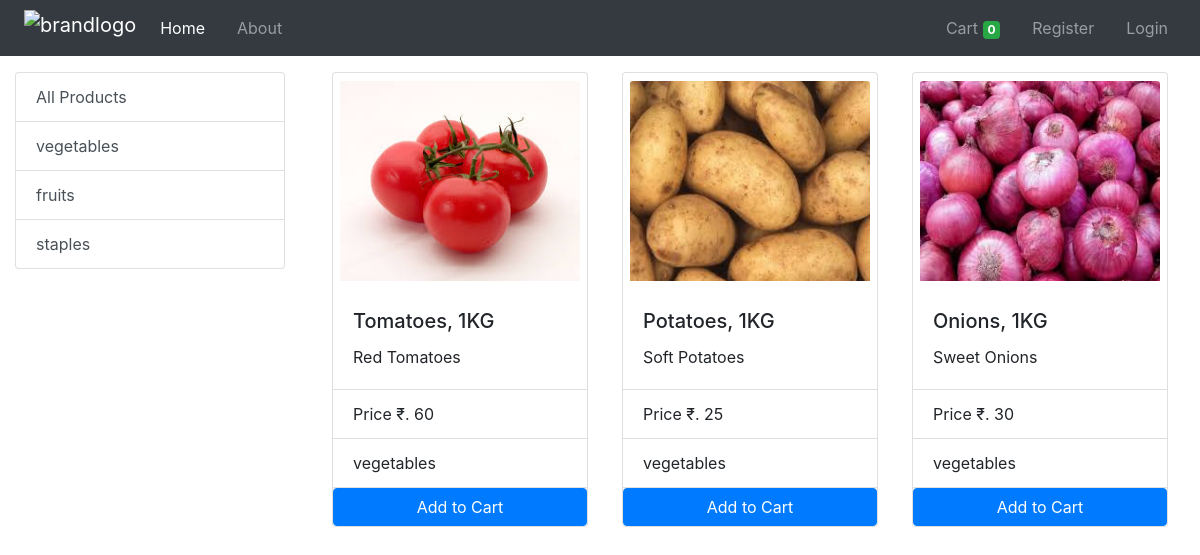
/?category=1, run on the app's committed database.
### store/models/category.py (models this page shows)
class Category(models.Model):
    name = models.CharField(max_length=25)
    @staticmethod
    def get_all_categories():
        return Category.objects.all()
    def __str__(self):
        return self.name

### store/models/product.py (models this page shows, shortened)
class Product(models.Model):
    name = models.CharField(max_length=50)
    price = models.IntegerField(default=0)
    category = models.ForeignKey(Category, on_delete=models.CASCADE, default=1)
    description = models.CharField(max_length=200, default='')
    image = models.ImageField(upload_to='products')
    @staticmethod
    def get_products_by_id(cid):
        if cid:
            return Product.objects.filter(category=cid)
        else:
            return Product.get_all_products()

### store/views.py (the view, shortened to what this page needs)
# urls.py: 2. Add a URL to urlpatterns:  path('', views.home, name='home')
def home(request):
    if request.method == 'GET':
        cart = request.session.get('cart')
        if not cart:
            request.session['cart'] = {}
        products = None
        categories = Category.get_all_categories()
        cid = request.GET.get('category')
        if cid:
            products = Product.get_products_by_id(cid)
        else:
            products = Product.get_all_products()
        data = {
            'products': products,
            'categories': categories,
        }
        return render(request, 'store/home.html', data)

### store/templatetags/cart.py (called while the page is built)
@register.filter(name='is_in_cart')
def is_in_cart(product, cart):
    keys = cart.keys()
    for id in keys:
        if int(id) == product.id:
            return True
    return False

@register.filter(name='currency_converter')
def currency_converter(cost):
    return "₹. "+str(cost)

### store/templates/store/home.html (shortened to what this page needs)
{% extends "store/base.html" %}
{% block content %}
{% load cart %}
<div class="container-fluid">
    <div class="row">
        <div class="col-md-3 mx-auto mt-3">
            <div class="list-group">
                <a class="list-group-item list-group-item-action" href="/">All Products</a>
                {% for c in categories %}
                <a class="list-group-item list-group-item-action" href="?category={{ c.id }}">{{ c.name }}</a>
                {% endfor %}
            </div>
        </div>
        <div id="products" class="col-md-9 mx-auto mt-3">
            <div class="row mx-auto">
                {% for p in products %}
                    <div id="{{ p.id }}" class="card mx-auto mb-3">
                        <img class="card-img-top" src="{{p.image.url}}" alt="img">
                        <div class="card-body">
                            <h5 class="card-title">{{ p.name }}</h5>
                            <p class="card-text">{{ p.description }}</p>
                        </div>
                        <ul class="list-group list-group-flush">
                            <li class="list-group-item">Price {{ p.price|currency_converter }}</li>
                            <li class="list-group-item">{{ p.category }}</li>
                        </ul>
                        <div class="card-footer p-0">
                            {% if p|is_in_cart:request.session.cart %}
                            <div class="row mx-0">
                                <form action="/#{{ p.id }}" method="POST" class="col-2 p-0">
                                    {% csrf_token %}
                                    <input hidden type="text" name="product" value="{{ p.id }}"/>
                                    <input hidden type="text" name="remove" value="True"/>
                                    <input value=" - " type="submit" class="btn btn-primary"/>
                                </form>
                                <div class="text-center col-8 my-auto">{{ p|product_quantity:request.session.cart }} in cart</div>
                                <form action="/#{{ p.id }}" method="POST" class="col-2 p-0">
                                    {% csrf_token %}
                                    <input hidden type="text" name="product" value="{{ p.id }}"/>
                                    <input value=" + " type="submit" class="btn btn-primary"/>
                                </form>
                            </div>
                            {% else %}
                            <form action="/#{{ p.id }}" method="POST">
                                <input type="submit" class="btn btn-primary col" value="Add to Cart"/>
                            </form>
                            {% endif %}
                        </div>
                    </div>
                {% endfor %}
            </div>
        </div>
    </div>
</div>
{% endblock content %}

### store/templates/store/base.html (style rules this page uses)
body { -webkit-user-select: none; -moz-user-select: none; -ms-user-select: none; user-select: none; }
.card { width: 16rem; }
.card > img { width: 15rem; height: 200px; margin: 0.5rem auto; }

### data on the page
Category: name "vegetables"
Category: name "fruits"
Category: name "staples"
Product: image (picture), name "Tomatoes, 1KG", description "Red Tomatoes", price "₹. 60", category "vegetables"
Product: image (picture), name "Potatoes, 1KG", description "Soft Potatoes", price "₹. 25", category "vegetables"
Product: image (picture), name "Onions, 1KG", description "Sweet Onions", price "₹. 30", category "vegetables"

### other printed values
{{ request.session.cart.keys|length }} "0"
